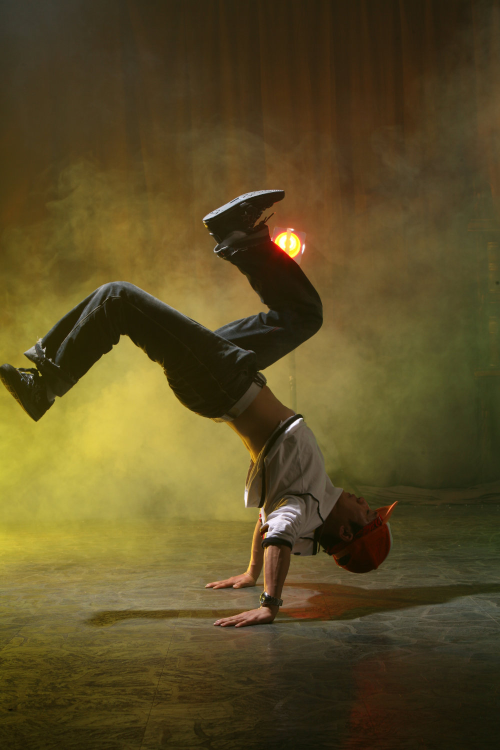
#> input picture ch_03/input/breaking.jpg, 1000 x 1500 px (shown at 1/2 size)
$ python step_2-4.py
#> lines starting #> are read from the running program, lines starting #| are printed output that depends on the picture
from PIL import Image, ImageOps
from step_1_1 import IN_DIR, OUT_DIR

SIZE = (500, 500)
img = Image.open(IN_DIR / 'breaking.jpg')
#> img is the input picture: PIL image 1000x1500 RGB; mean R, G, B 91.1, 77.3, 37.1
img.resize(SIZE).save(OUT_DIR / '1_resize.jpg')
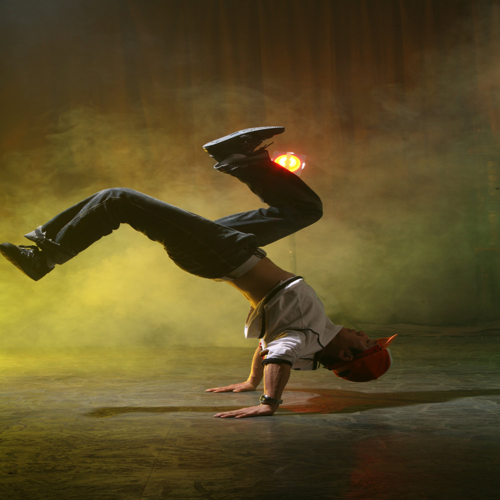
#> saved as 1_resize.jpg: PIL image 500x500 RGB; mean R, G, B 91.1, 77.3, 37.1
ImageOps.contain(img, SIZE).save(OUT_DIR / '2_contain.jpg')
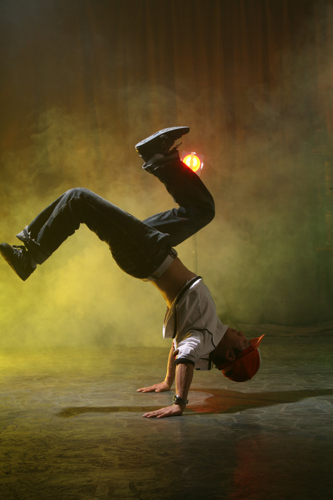
#> saved as 2_contain.jpg: PIL image 333x500 RGB; mean R, G, B 91.1, 77.3, 37.1
ImageOps.cover(img, SIZE).save(OUT_DIR / '3_cover.jpg')
ImageOps.fit(img, SIZE).save(OUT_DIR / '4_fit.jpg')
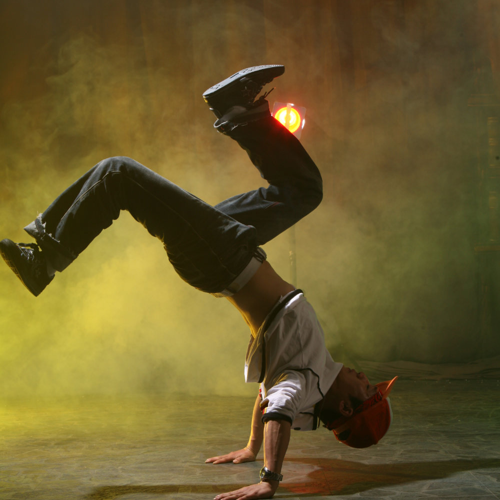
#> saved as 4_fit.jpg: PIL image 500x500 RGB; mean R, G, B 106.5, 91.6, 43.9
ImageOps.pad(img, SIZE, color=(0,0,0)).save(OUT_DIR / '5_pad.jpg')
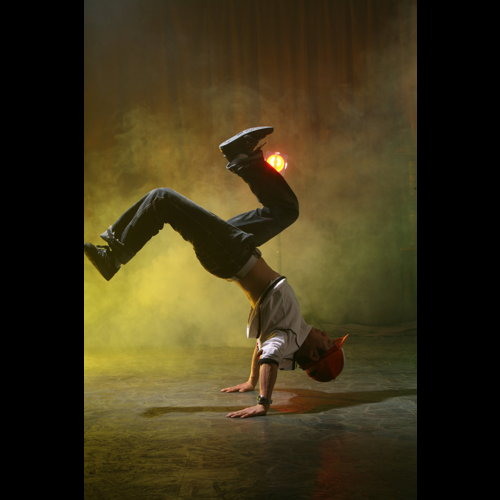
#> saved as 5_pad.jpg: PIL image 500x500 RGB; mean R, G, B 60.7, 51.5, 24.7
